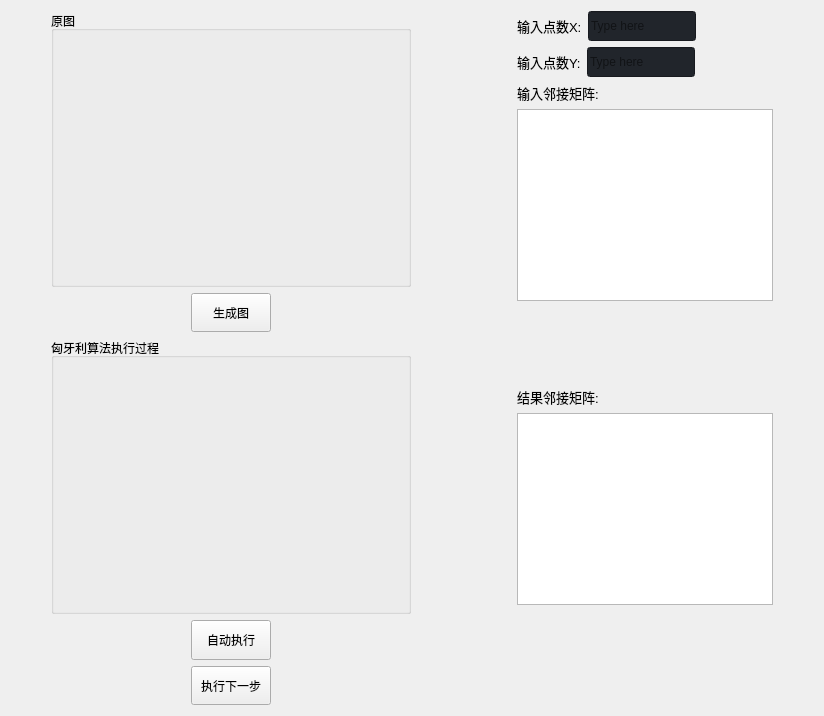
                     <widget class="QWidget" name="x_page">
                      <layout class="QHBoxLayout" name="horizontalLayout_15" stretch="0,1,0,1,0">
                       <item>
                        <spacer name="horizontalSpacer_73">
                         <property name="orientation">
                          <enum>Qt::Horizontal</enum>
                         </property>
                         <property name="sizeType">
                          <enum>QSizePolicy::Fixed</enum>
                         </property>
                         <property name="sizeHint" stdset="0">
                          <size>
                           <width>40</width>
                           <height>20</height>
                          </size>
                         </property>
                        </spacer>
                       </item>
                       <item>
                        <layout class="QVBoxLayout" name="verticalLayout_41" stretch="7,1,7,1,1">
                         <item>
                          <widget class="QGroupBox" name="groupBox_x_2">
                           <property name="title">
                            <string>原图</string>
                           </property>
                          </widget>
                         </item>
                         <item>
                          <layout class="QHBoxLayout" name="horizontalLayout_53">
                           <item>
                            <spacer name="horizontalSpacer_64">
                             <property name="orientation">
                              <enum>Qt::Horizontal</enum>
                             </property>
                             <property name="sizeType">
                              <enum>QSizePolicy::Fixed</enum>
                             </property>
                             <property name="sizeHint" stdset="0">
                              <size>
                               <width>140</width>
                               <height>20</height>
                              </size>
                             </property>
                            </spacer>
                           </item>
                           <item>
                            <widget class="QPushButton" name="btn_gx">
                             <property name="sizePolicy">
                              <sizepolicy hsizetype="Minimum" vsizetype="Preferred">
                               <horstretch>0</horstretch>
                               <verstretch>0</verstretch>
                              </sizepolicy>
                             </property>
                             <property name="text">
                              <string>生成图</string>
                             </property>
                            </widget>
                           </item>
                           <item>
                            <spacer name="horizontalSpacer_65">
                             <property name="orientation">
                              <enum>Qt::Horizontal</enum>
                             </property>
                             <property name="sizeType">
                              <enum>QSizePolicy::Fixed</enum>
                             </property>
                             <property name="sizeHint" stdset="0">
                              <size>
                               <width>140</width>
                               <height>20</height>
                              </size>
                             </property>
                            </spacer>
                           </item>
                          </layout>
                         </item>
                         <item>
                          <widget class="QGroupBox" name="groupBox_x2_2">
                           <property name="title">
                            <string>匈牙利算法执行过程</string>
                           </property>
                          </widget>
                         </item>
                         <item>
                          <layout class="QHBoxLayout" name="horizontalLayout_54">
                           <item>
                            <spacer name="horizontalSpacer_66">
                             <property name="orientation">
                              <enum>Qt::Horizontal</enum>
                             </property>
                             <property name="sizeType">
                              <enum>QSizePolicy::Fixed</enum>
                             </property>
                             <property name="sizeHint" stdset="0">
                              <size>
                               <width>140</width>
                               <height>20</height>
                              </size>
                             </property>
                            </spacer>
                           </item>
                           <item>
                            <widget class="QPushButton" name="btn_ex">
                             <property name="sizePolicy">
                              <sizepolicy hsizetype="Minimum" vsizetype="Preferred">
                               <horstretch>0</horstretch>
                               <verstretch>0</verstretch>
                              </sizepolicy>
                             </property>
                             <property name="text">
                              <string>自动执行</string>
                             </property>
                            </widget>
                           </item>
                           <item>
                            <spacer name="horizontalSpacer_67">
                             <property name="orientation">
                              <enum>Qt::Horizontal</enum>
                             </property>
                             <property name="sizeType">
                              <enum>QSizePolicy::Fixed</enum>
                             </property>
                             <property name="sizeHint" stdset="0">
                              <size>
                               <width>140</width>
                               <height>20</height>
                              </size>
                             </property>
                            </spacer>
                           </item>
                          </layout>
                         </item>
                         <item>
                          <layout class="QHBoxLayout" name="horizontalLayout_55">
                           <item>
                            <spacer name="horizontalSpacer_68">
                             <property name="orientation">
                              <enum>Qt::Horizontal</enum>
                             </property>
                             <property name="sizeType">
                              <enum>QSizePolicy::Fixed</enum>
                             </property>
                             <property name="sizeHint" stdset="0">
                              <size>
                               <width>140</width>
                               <height>20</height>
                              </size>
                             </property>
                            </spacer>
                           </item>
                           <item>
                            <widget class="QPushButton" name="btn_nx">
                             <property name="sizePolicy">
                              <sizepolicy hsizetype="Minimum" vsizetype="Preferred">
                               <horstretch>0</horstretch>
                               <verstretch>0</verstretch>
                              </sizepolicy>
                             </property>
                             <property name="text">
                              <string>执行下一步</string>
                             </property>
                            </widget>
                           </item>
                           <item>
                            <spacer name="horizontalSpacer_69">
                             <property name="orientation">
                              <enum>Qt::Horizontal</enum>
                             </property>
                             <property name="sizeType">
                              <enum>QSizePolicy::Fixed</enum>
                             </property>
                             <property name="sizeHint" stdset="0">
                              <size>
                               <width>140</width>
                               <height>20</height>
                              </size>
                             </property>
                            </spacer>
                           </item>
                          </layout>
                         </item>
                        </layout>
                       </item>
                       <item>
                        <spacer name="horizontalSpacer_72">
                         <property name="orientation">
                          <enum>Qt::Horizontal</enum>
                         </property>
                         <property name="sizeType">
                          <enum>QSizePolicy::Fixed</enum>
                         </property>
                         <property name="sizeHint" stdset="0">
                          <size>
                           <width>100</width>
                           <height>20</height>
                          </size>
                         </property>
                        </spacer>
                       </item>
                       <item>
                        <layout class="QVBoxLayout" name="verticalLayout_42">
                         <item>
                          <layout class="QHBoxLayout" name="horizontalLayout_56">
                           <item>
                            <widget class="QLabel" name="labelBoxBlenderInstalation_36">
                             <property name="font">
                              <font>
                               <family>Segoe UI</family>
                               <pointsize>10</pointsize>
                               <italic>false</italic>
                               <bold>false</bold>
                              </font>
                             </property>
                             <property name="styleSheet">
                              <string notr="true"/>
                             </property>
                             <property name="text">
                              <string>输入点数X:</string>
                             </property>
                            </widget>
                           </item>
                           <item>
                            <widget class="QLineEdit" name="lineEdit_x">
                             <property name="minimumSize">
                              <size>
                               <width>0</width>
                               <height>30</height>
                              </size>
                             </property>
                             <property name="styleSheet">
                              <string notr="true">background-color: rgb(33, 37, 43);</string>
                             </property>
                             <property name="text">
                              <string/>
                             </property>
                             <property name="placeholderText">
                              <string>Type here</string>
                             </property>
                            </widget>
                           </item>
                           <item>
                            <spacer name="horizontalSpacer_70">
                             <property name="orientation">
                              <enum>Qt::Horizontal</enum>
                             </property>
                             <property name="sizeHint" stdset="0">
                              <size>
                               <width>40</width>
                               <height>20</height>
                              </size>
                             </property>
                            </spacer>
                           </item>
                          </layout>
                         </item>
                         <item>
                          <layout class="QHBoxLayout" name="horizontalLayout_18">
                           <item>
                            <widget class="QLabel" name="labelBoxBlenderInstalation_9">
                             <property name="font">
                              <font>
                               <family>Segoe UI</family>
                               <pointsize>10</pointsize>
                               <italic>false</italic>
                               <bold>false</bold>
                              </font>
                             </property>
                             <property name="styleSheet">
                              <string notr="true"/>
                             </property>
                             <property name="text">
                              <string>输入点数Y:</string>
                             </property>
                            </widget>
                           </item>
                           <item>
                            <widget class="QLineEdit" name="lineEdit_y">
                             <property name="minimumSize">
                              <size>
                               <width>0</width>
                               <height>30</height>
                              </size>
                             </property>
                             <property name="styleSheet">
                              <string notr="true">background-color: rgb(33, 37, 43);</string>
                             </property>
                             <property name="text">
                              <string/>
                             </property>
                             <property name="placeholderText">
                              <string>Type here</string>
                             </property>
                            </widget>
                           </item>
                           <item>
                            <spacer name="horizontalSpacer_71">
                             <property name="orientation">
                              <enum>Qt::Horizontal</enum>
                             </property>
                             <property name="sizeHint" stdset="0">
                              <size>
                               <width>40</width>
                               <height>20</height>
                              </size>
                             </property>
                            </spacer>
                           </item>
                          </layout>
                         </item>
                         <item>
                          <widget class="QLabel" name="labelBoxBlenderInstalation_37">
                           <property name="font">
                            <font>
                             <family>Segoe UI</family>
                             <pointsize>10</pointsize>
                             <italic>false</italic>
                             <bold>false</bold>
                            </font>
                           </property>
                           <property name="styleSheet">
                            <string notr="true"/>
                           </property>
                           <property name="text">
                            <string>输入邻接矩阵:</string>
                           </property>
                          </widget>
                         </item>
                         <item>
                          <widget class="QPlainTextEdit" name="plainTextEdit_x"/>
                         </item>
                         <item>
                          <spacer name="verticalSpacer_13">
                           <property name="orientation">
                            <enum>Qt::Vertical</enum>
                           </property>
                           <property name="sizeType">
                            <enum>QSizePolicy::Fixed</enum>
                           </property>
                           <property name="sizeHint" stdset="0">
                            <size>
                             <width>20</width>
                             <height>80</height>
                            </size>
                           </property>
                          </spacer>
                         </item>
                         <item>
                          <widget class="QLabel" name="labelBoxBlenderInstalation_38">
                           <property name="font">
                            <font>
                             <family>Segoe UI</family>
                             <pointsize>10</pointsize>
                             <italic>false</italic>
                             <bold>false</bold>
                            </font>
                           </property>
                           <property name="styleSheet">
                            <string notr="true"/>
                           </property>
                           <property name="text">
                            <string>结果邻接矩阵:</string>
                           </property>
                          </widget>
                         </item>
                         <item>
                          <widget class="QPlainTextEdit" name="plainTextEdit_x2"/>
                         </item>
                         <item>
                          <spacer name="verticalSpacer_14">
                           <property name="orientation">
                            <enum>Qt::Vertical</enum>
                           </property>
                           <property name="sizeType">
                            <enum>QSizePolicy::Fixed</enum>
                           </property>
                           <property name="sizeHint" stdset="0">
                            <size>
                             <width>20</width>
                             <height>100</height>
                            </size>
                           </property>
                          </spacer>
                         </item>
                        </layout>
                       </item>
                       <item>
                        <spacer name="horizontalSpacer_74">
                         <property name="orientation">
                          <enum>Qt::Horizontal</enum>
                         </property>
                         <property name="sizeType">
                          <enum>QSizePolicy::Fixed</enum>
                         </property>
                         <property name="sizeHint" stdset="0">
                          <size>
                           <width>40</width>
                           <height>20</height>
                          </size>
                         </property>
                        </spacer>
                       </item>
                      </layout>
                     </widget>
